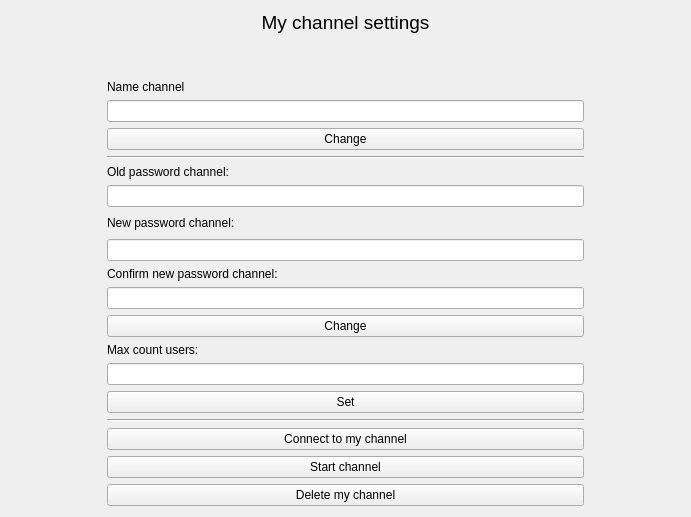
<?xml version="1.0" encoding="UTF-8"?>
<ui version="4.0">
 <class>MyChan</class>
 <widget class="QWidget" name="MyChan">
  <property name="geometry">
   <rect>
    <x>0</x>
    <y>0</y>
    <width>691</width>
    <height>515</height>
   </rect>
  </property>
  <property name="windowTitle">
   <string>Form</string>
  </property>
  <layout class="QGridLayout" name="gridLayout">
   <item row="0" column="0">
    <layout class="QGridLayout" name="gridL" rowstretch="0,0,0,0,0,0,0,0,0,0,0,0,0,0,0,0,0,0,0,0,0,0,0,0" columnstretch="1,5,1">
     <property name="leftMargin">
      <number>0</number>
     </property>
     <item row="9" column="1">
      <widget class="QLineEdit" name="NewPassEdit"/>
     </item>
     <item row="4" column="1">
      <widget class="Line" name="line_2">
       <property name="orientation">
        <enum>Qt::Horizontal</enum>
       </property>
      </widget>
     </item>
     <item row="17" column="1">
      <widget class="Line" name="line">
       <property name="orientation">
        <enum>Qt::Horizontal</enum>
       </property>
      </widget>
     </item>
     <item row="18" column="1">
      <spacer name="verticalSpacer">
       <property name="orientation">
        <enum>Qt::Vertical</enum>
       </property>
       <property name="sizeHint" stdset="0">
        <size>
         <width>20</width>
         <height>40</height>
        </size>
       </property>
      </spacer>
     </item>
     <item row="20" column="1">
      <widget class="QPushButton" name="ConnectToMyChanBtn">
       <property name="text">
        <string>Connect to my channel</string>
       </property>
      </widget>
     </item>
     <item row="10" column="1">
      <widget class="QLabel" name="ConNewPassLabel">
       <property name="text">
        <string>Confirm new password channel:</string>
       </property>
      </widget>
     </item>
     <item row="7" column="1">
      <widget class="QLabel" name="NewPassLabel">
       <property name="text">
        <string>New password channel:</string>
       </property>
      </widget>
     </item>
     <item row="7" column="0">
      <spacer name="horizontalSpacer_3">
       <property name="orientation">
        <enum>Qt::Horizontal</enum>
       </property>
       <property name="sizeHint" stdset="0">
        <size>
         <width>40</width>
         <height>20</height>
        </size>
       </property>
      </spacer>
     </item>
     <item row="22" column="1">
      <widget class="QPushButton" name="DeleteMyChanBtn">
       <property name="text">
        <string>Delete my channel</string>
       </property>
      </widget>
     </item>
     <item row="15" column="1">
      <widget class="QLineEdit" name="MaxCountUsersEdit"/>
     </item>
     <item row="0" column="1">
      <widget class="QLabel" name="label_6">
       <property name="text">
        <string>&lt;html&gt;&lt;head/&gt;&lt;body&gt;&lt;p align=&quot;center&quot;&gt;&lt;span style=&quot; font-size:14pt;&quot;&gt;My channel settings&lt;/span&gt;&lt;/p&gt;&lt;p align=&quot;center&quot;&gt;&lt;br/&gt;&lt;/p&gt;&lt;/body&gt;&lt;/html&gt;</string>
       </property>
      </widget>
     </item>
     <item row="14" column="1">
      <widget class="QLabel" name="MaxCountUsersLabel">
       <property name="text">
        <string>Max count users:</string>
       </property>
      </widget>
     </item>
     <item row="7" column="2">
      <spacer name="horizontalSpacer_2">
       <property name="orientation">
        <enum>Qt::Horizontal</enum>
       </property>
       <property name="sizeHint" stdset="0">
        <size>
         <width>40</width>
         <height>20</height>
        </size>
       </property>
      </spacer>
     </item>
     <item row="16" column="1">
      <widget class="QPushButton" name="SetMCUBtn">
       <property name="text">
        <string>Set</string>
       </property>
      </widget>
     </item>
     <item row="11" column="1">
      <widget class="QLineEdit" name="ConNewPassEdit"/>
     </item>
     <item row="2" column="1">
      <widget class="QLineEdit" name="NameChannelEdit"/>
     </item>
     <item row="3" column="1">
      <widget class="QPushButton" name="ChangeNameBtn">
       <property name="text">
        <string>Change</string>
       </property>
      </widget>
     </item>
     <item row="1" column="1">
      <widget class="QLabel" name="NameChannelLabel">
       <property name="text">
        <string>Name channel</string>
       </property>
      </widget>
     </item>
     <item row="23" column="1">
      <spacer name="verticalSpacer_2">
       <property name="orientation">
        <enum>Qt::Vertical</enum>
       </property>
       <property name="sizeHint" stdset="0">
        <size>
         <width>20</width>
         <height>40</height>
        </size>
       </property>
      </spacer>
     </item>
     <item row="12" column="1">
      <widget class="QPushButton" name="ChangePassBtn">
       <property name="text">
        <string>Change</string>
       </property>
      </widget>
     </item>
     <item row="5" column="1">
      <widget class="QLabel" name="OldPassLabel">
       <property name="text">
        <string>Old password channel:</string>
       </property>
      </widget>
     </item>
     <item row="6" column="1">
      <widget class="QLineEdit" name="OldPassEdit"/>
     </item>
     <item row="21" column="1">
      <widget class="QPushButton" name="StateChanBtn">
       <property name="text">
        <string>Start channel</string>
       </property>
      </widget>
     </item>
    </layout>
   </item>
  </layout>
 </widget>
 <resources/>
 <connections/>
</ui>
